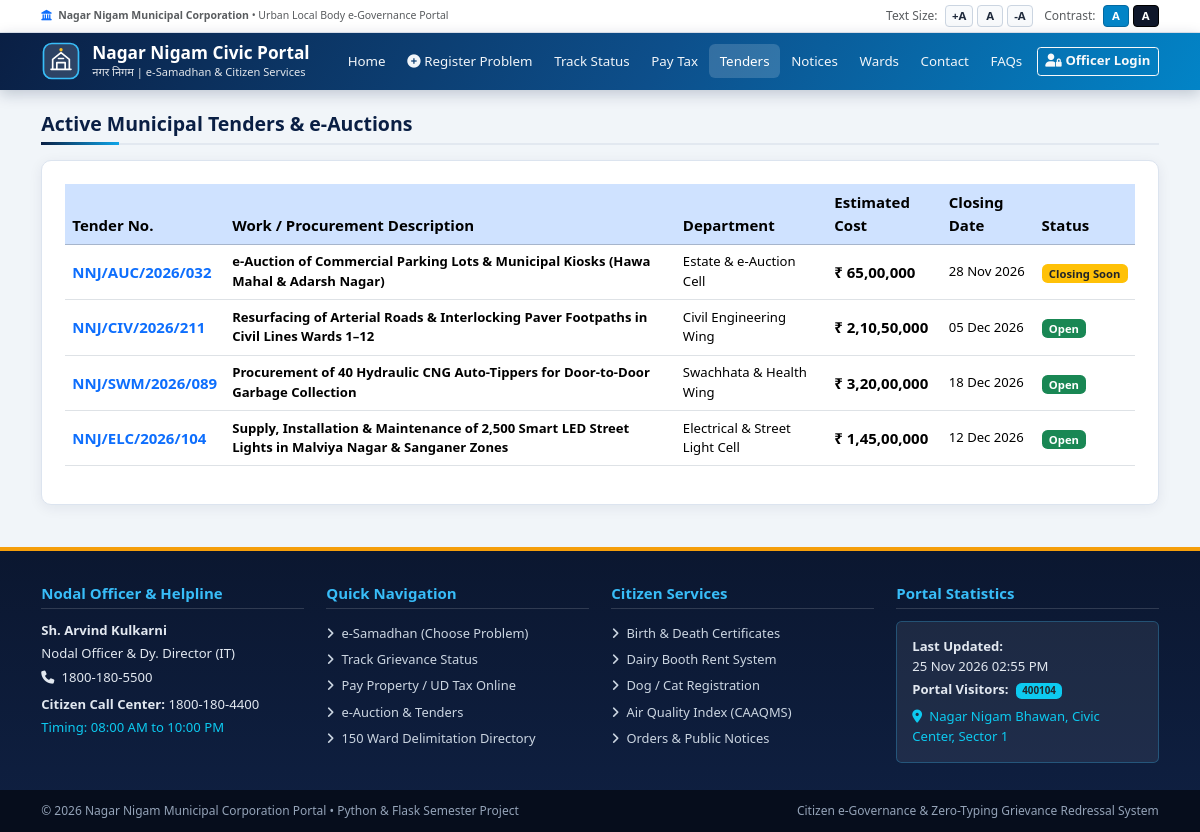
Page /tenders on the committed database.
### tables this page shows
CREATE TABLE tenders (
            id INTEGER PRIMARY KEY AUTOINCREMENT,
            tender_no TEXT UNIQUE NOT NULL,
            title TEXT NOT NULL,
            department TEXT NOT NULL,
            estimated_cost TEXT NOT NULL,
            closing_date TEXT NOT NULL,
            status TEXT NOT NULL
        );

CREATE TABLE site_stats (
            id INTEGER PRIMARY KEY CHECK (id = 1),
            visitor_count INTEGER NOT NULL DEFAULT 400103,
            last_updated TEXT NOT NULL
        );

### app.py (the view)
@app.route("/tenders")
def tenders():
    conn = get_db()
    rows = conn.execute("SELECT * FROM tenders ORDER BY id DESC").fetchall()
    conn.close()
    return render_template("tenders.html", tenders=rows)

### app.py (called while the page is built)
@app.context_processor
def inject_globals():
    stats = get_site_stats()
    return {
        "site_stats": stats,
        "current_year": datetime.now().year,
        "officer_user": session.get("officer"),
    }

### db.py (called while the page is built)
def get_db() -> sqlite3.Connection:
    conn = sqlite3.connect(DB_PATH)
    conn.row_factory = sqlite3.Row
    conn.execute("PRAGMA foreign_keys = ON;")
    return conn

def get_site_stats() -> dict:
    conn = get_db()
    row = conn.execute("SELECT visitor_count, last_updated FROM site_stats WHERE id = 1").fetchone()
    conn.close()
    return dict(row) if row else {"visitor_count": 12450, "last_updated": datetime.now().strftime("%d %b %Y %I:%M %p")}

### template/tenders.html (shortened to what this page needs)
{% extends "base.html" %}
{% block content %}
<div class="container my-4">
  <h2 class="nn-section-heading">Active Municipal Tenders &amp; e-Auctions</h2>
  <div class="nn-panel">
    <div class="table-responsive">
      <table class="table table-hover align-middle">
        <thead class="table-primary">
          <tr>
            <th>Tender No.</th>
            <th>Work / Procurement Description</th>
            <th>Department</th>
            <th>Estimated Cost</th>
            <th>Closing Date</th>
            <th>Status</th>
          </tr>
        </thead>
        <tbody>
          {% for t in tenders %}
          <tr>
            <td class="fw-bold text-primary">{{ t.tender_no }}</td>
            <td class="small fw-semibold">{{ t.title }}</td>
            <td class="small">{{ t.department }}</td>
            <td class="fw-bold">{{ t.estimated_cost }}</td>
            <td class="small">{{ t.closing_date }}</td>
            <td>
              <span class="badge {% if t.status == 'Closing Soon' %}bg-warning text-dark{% else %}bg-success{% endif %}">{{ t.status }}</span>
            </td>
          </tr>
          {% endfor %}
        </tbody>
      </table>
    </div>
  </div>
</div>
{% endblock %}

### template/base.html (shortened to what this page needs)
<!doctype html>
<html lang="en">
<head>
  <link href="https://cdn.jsdelivr.net/npm/bootstrap@5.3.3/dist/css/bootstrap.min.css" rel="stylesheet">
  <link href="https://cdnjs.cloudflare.com/ajax/libs/font-awesome/6.5.2/css/all.min.css" rel="stylesheet">
  <link href="{{ url_for('static', filename='css/style.css') }}" rel="stylesheet">
</head>
<body>
<div class="nn-topbar no-print">
  <div class="container d-flex flex-wrap justify-content-between align-items-center gap-2">
    <div class="text-muted small">
      <i class="fa-solid fa-landmark me-1 text-primary"></i>
      <strong>Nagar Nigam Municipal Corporation</strong> &bull; Urban Local Body e-Governance Portal
    </div>
    <div class="d-flex align-items-center gap-1">
      <span class="text-muted me-1">Text Size:</span>
      <button type="button" class="nn-access-btn" onclick="adjustFont(0.08)" title="Increase Font">+A</button>
      <button type="button" class="nn-access-btn" onclick="adjustFont(0)" title="Reset Font">A</button>
      <button type="button" class="nn-access-btn" onclick="adjustFont(-0.08)" title="Decrease Font">-A</button>
      <span class="text-muted ms-2 me-1">Contrast:</span>
      <button type="button" class="nn-access-btn nn-theme-cyan" onclick="setThemeMode('light')" title="Standard Theme">A</button>
      <button type="button" class="nn-access-btn nn-theme-dark" onclick="setThemeMode('dark')" title="High Contrast">A</button>
    </div>
  </div>
</div>
<nav class="navbar navbar-expand-lg navbar-dark nn-navbar no-print">
  <div class="container">
    <a class="nn-brand" href="{{ url_for('home') }}">
      <div>
        <span class="nn-brand-title">Nagar Nigam Civic Portal</span>
        <span class="nn-brand-sub">नगर निगम | e-Samadhan &amp; Citizen Services</span>
      </div>
    </a>
    <div class="collapse navbar-collapse" id="mainNav">
      <ul class="navbar-nav ms-auto mb-2 mb-lg-0 align-items-lg-center">
        <li class="nav-item"><a class="nav-link {% if request.endpoint == 'home' %}active{% endif %}" href="{{ url_for('home') }}">Home</a></li>
        <li class="nav-item"><a class="nav-link {% if request.endpoint == 'register_complaint' %}active{% endif %}" href="{{ url_for('register_complaint') }}"><i class="fa-solid fa-circle-plus me-1"></i>Register Problem</a></li>
        <li class="nav-item"><a class="nav-link {% if request.endpoint in ('track_complaint', 'complaint_detail') %}active{% endif %}" href="{{ url_for('track_complaint') }}">Track Status</a></li>
        <li class="nav-item"><a class="nav-link {% if request.endpoint == 'pay_tax' %}active{% endif %}" href="{{ url_for('pay_tax') }}">Pay Tax</a></li>
        <li class="nav-item"><a class="nav-link {% if request.endpoint == 'tenders' %}active{% endif %}" href="{{ url_for('tenders') }}">Tenders</a></li>
        <li class="nav-item"><a class="nav-link {% if request.endpoint == 'notices' %}active{% endif %}" href="{{ url_for('notices') }}">Notices</a></li>
        <li class="nav-item"><a class="nav-link {% if request.endpoint == 'wards' %}active{% endif %}" href="{{ url_for('wards') }}">Wards</a></li>
        <li class="nav-item"><a class="nav-link {% if request.endpoint == 'contact' %}active{% endif %}" href="{{ url_for('contact') }}">Contact</a></li>
        <li class="nav-item"><a class="nav-link {% if request.endpoint == 'faqs' %}active{% endif %}" href="{{ url_for('faqs') }}">FAQs</a></li>
        {% if officer_user %}
          <li class="nav-item ms-lg-1">
            <a class="btn btn-sm btn-warning fw-bold text-dark" href="{{ url_for('officer_dashboard') }}">
              <i class="fa-solid fa-shield-halved me-1"></i>Dashboard
            </a>
          </li>
        {% else %}
          <li class="nav-item ms-lg-1">
            <a class="btn btn-sm btn-outline-light fw-semibold" href="{{ url_for('officer_login') }}">
              <i class="fa-solid fa-user-lock me-1"></i>Officer Login
            </a>
          </li>
        {% endif %}
      </ul>
    </div>
  </div>
</nav>
<main>
  {% block content %}{% endblock %}
</main>
<footer class="nn-footer no-print">
  <div class="container">
    <div class="row g-4">
      <div class="col-md-3">
        <h6>Nodal Officer &amp; Helpline</h6>
        <p class="small mb-1"><strong>Sh. Arvind Kulkarni</strong></p>
        <p class="small mb-1">Nodal Officer &amp; Dy. Director (IT)</p>
        <p class="small mb-2"><i class="fa-solid fa-phone me-1"></i> 1800-180-5500</p>
        <p class="small mb-1"><strong>Citizen Call Center:</strong> 1800-180-4400</p>
        <p class="small text-info mb-0">Timing: 08:00 AM to 10:00 PM</p>
      </div>
      <div class="col-md-3">
        <h6>Quick Navigation</h6>
        <ul class="list-unstyled d-flex flex-column gap-1">
          <li><a href="{{ url_for('register_complaint') }}"><i class="fa-solid fa-angle-right me-1"></i> e-Samadhan (Choose Problem)</a></li>
          <li><a href="{{ url_for('track_complaint') }}"><i class="fa-solid fa-angle-right me-1"></i> Track Grievance Status</a></li>
          <li><a href="{{ url_for('pay_tax') }}"><i class="fa-solid fa-angle-right me-1"></i> Pay Property / UD Tax Online</a></li>
          <li><a href="{{ url_for('tenders') }}"><i class="fa-solid fa-angle-right me-1"></i> e-Auction &amp; Tenders</a></li>
          <li><a href="{{ url_for('wards') }}"><i class="fa-solid fa-angle-right me-1"></i> 150 Ward Delimitation Directory</a></li>
        </ul>
      </div>
      <div class="col-md-3">
        <h6>Citizen Services</h6>
        <ul class="list-unstyled d-flex flex-column gap-1">
          <li><a href="{{ url_for('service_registration', type='Birth Certificate') }}"><i class="fa-solid fa-angle-right me-1"></i> Birth &amp; Death Certificates</a></li>
          <li><a href="{{ url_for('service_registration', type='Dairy Booth Permit') }}"><i class="fa-solid fa-angle-right me-1"></i> Dairy Booth Rent System</a></li>
          <li><a href="{{ url_for('service_registration', type='Pet Registration') }}"><i class="fa-solid fa-angle-right me-1"></i> Dog / Cat Registration</a></li>
          <li><a href="{{ url_for('aqi') }}"><i class="fa-solid fa-angle-right me-1"></i> Air Quality Index (CAAQMS)</a></li>
          <li><a href="{{ url_for('notices') }}"><i class="fa-solid fa-angle-right me-1"></i> Orders &amp; Public Notices</a></li>
        </ul>
      </div>
      <div class="col-md-3">
        <h6>Portal Statistics</h6>
        <div class="p-3 rounded" style="background: rgba(255,255,255,0.07); border: 1px solid rgba(56,189,248,0.28);">
          <div class="small mb-1"><strong>Last Updated:</strong><br>{{ site_stats.last_updated }}</div>
          <div class="small mb-2"><strong>Portal Visitors:</strong>
            <span class="badge bg-info text-dark ms-1">{{ site_stats.visitor_count }}</span>
          </div>
          <div class="small text-info"><i class="fa-solid fa-location-dot me-1"></i> Nagar Nigam Bhawan, Civic Center, Sector 1</div>
        </div>
      </div>
    </div>
  </div>
  <div class="nn-footer-bottom">
    <div class="container d-flex flex-wrap justify-content-between align-items-center gap-2">
      <div>&copy; {{ current_year }} Nagar Nigam Municipal Corporation Portal &bull; Python &amp; Flask Semester Project</div>
      <div>Citizen e-Governance &amp; Zero-Typing Grievance Redressal System</div>
    </div>
  </div>
</footer>
</body>
</html>

### static/style.css (style rules this page uses)
:root { --nn-navy: #0a1f44; --nn-blue: #0d4f8b; --nn-cyan: #0ea5e9; --nn-teal: #0f766e; --nn-gold: #f59e0b; --nn-bg: #f1f5f9; --nn-surface: #ffffff; --nn-border: #dce4ef; --nn-text: #1e293b; --nn-muted: #64748b; --nn-gradient: linear-gradient(120deg, #0a1f44 0%, #0d4f8b 55%, #0284c7 100%); --font-scale: 1; }
html { font-size: calc(15px * var(--font-scale)); scroll-behavior: smooth; }
body { font-family: "Segoe UI", "Noto Sans Devanagari", Roboto, Arial, sans-serif; background-color: var(--nn-bg); color: var(--nn-text); margin: 0; padding: 0; }
.nn-topbar { background: #ffffff; border-bottom: 1px solid #e2e8f0; font-size: 0.8rem; padding: 5px 0; }
.nn-access-btn { display: inline-flex; align-items: center; justify-content: center; min-width: 26px; height: 22px; padding: 0 6px; border: 1px solid #cbd5e1; background: #f8fafc; color: #1e293b; font-weight: 700; font-size: 0.76rem; border-radius: 4px; cursor: pointer; }
.nn-theme-cyan { background: #0284c7; color: #fff; border-color: #0369a1; }
.nn-theme-dark { background: #0f172a; color: #fff; border-color: #000; }
.nn-navbar { background: var(--nn-gradient); box-shadow: 0 4px 14px rgba(10, 31, 68, 0.22); padding: 0.55rem 0; }
.nn-brand { display: flex; align-items: center; gap: 11px; color: #fff !important; text-decoration: none; }
.nn-brand-title { font-weight: 700; font-size: 1.15rem; line-height: 1.15; }
.nn-brand-sub { font-size: 0.74rem; opacity: 0.88; display: block; }
.nn-navbar .nav-link { color: #f1f5f9 !important; font-weight: 500; font-size: 0.89rem; padding: 0.45rem 0.72rem !important; border-radius: 6px; transition: background 0.2s ease; }
.nn-navbar .nav-link:hover, .nn-navbar .nav-link.active { background: rgba(255, 255, 255, 0.16); color: #ffffff !important; }
.nn-section-heading { font-size: 1.3rem; font-weight: 700; color: var(--nn-navy); padding-bottom: 8px; margin-bottom: 1rem; border-bottom: 2px solid #e2e8f0; position: relative; }
.nn-section-heading::after { content: ""; position: absolute; left: 0; bottom: -2px; width: 78px; height: 3px; background: linear-gradient(90deg, var(--nn-navy), var(--nn-cyan)); }
.nn-panel { background: #fff; border: 1px solid var(--nn-border); border-radius: 10px; box-shadow: 0 3px 14px rgba(10, 31, 68, 0.07); padding: 1.5rem; }
.nn-footer { background: linear-gradient(180deg, #0b1730 0%, #0f2042 100%); color: #e2e8f0; padding-top: 2.2rem; margin-top: 2.8rem; border-top: 4px solid var(--nn-gold); }
.nn-footer h6 { color: #38bdf8; font-weight: 700; margin-bottom: 0.8rem; border-bottom: 1px solid rgba(255, 255, 255, 0.15); padding-bottom: 6px; }
.nn-footer a { color: #cbd5e1; text-decoration: none; font-size: 0.86rem; }
.nn-footer-bottom { background: #060d1c; color: #94a3b8; font-size: 0.8rem; padding: 12px 0; margin-top: 1.8rem; }

### rows in the picture
tenders: tender_no "NNJ/AUC/2026/032", title "e-Auction of Commercial Parking Lots & Municipal Kiosks (Hawa Mahal & Adarsh Nagar)", department "Estate & e-Auction Cell", estimated_cost "₹ 65,00,000", closing_date "28 Nov 2026", status "Closing Soon"
tenders: tender_no "NNJ/CIV/2026/211", title "Resurfacing of Arterial Roads & Interlocking Paver Footpaths in Civil Lines Wards 1–12", department "Civil Engineering Wing", estimated_cost "₹ 2,10,50,000", closing_date "05 Dec 2026", status "Open"
tenders: tender_no "NNJ/SWM/2026/089", title "Procurement of 40 Hydraulic CNG Auto-Tippers for Door-to-Door Garbage Collection", department "Swachhata & Health Wing", estimated_cost "₹ 3,20,00,000", closing_date "18 Dec 2026", status "Open"
tenders: tender_no "NNJ/ELC/2026/104", title "Supply, Installation & Maintenance of 2,500 Smart LED Street Lights in Malviya Nagar & Sanganer Zones", department "Electrical & Street Light Cell", estimated_cost "₹ 1,45,00,000", closing_date "12 Dec 2026", status "Open"
site_stats: last_updated "25 Nov 2026 02:55 PM", visitor_count "400104"
